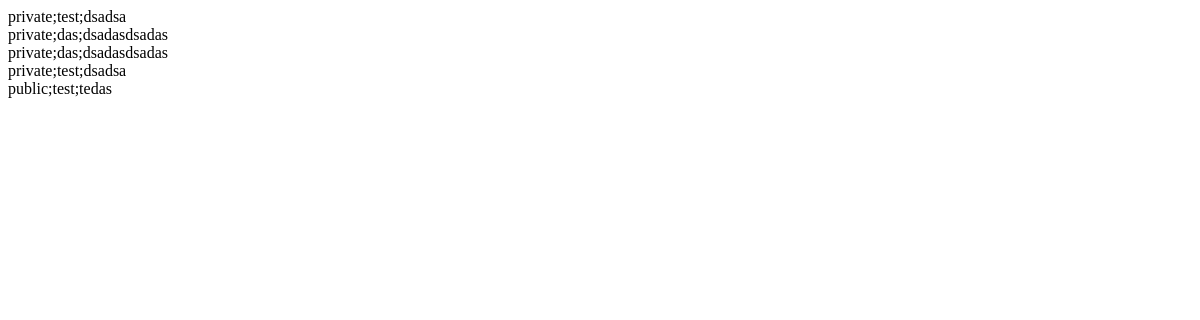
/user/memo/ (signed in), run on an earlier commit of the app's database.
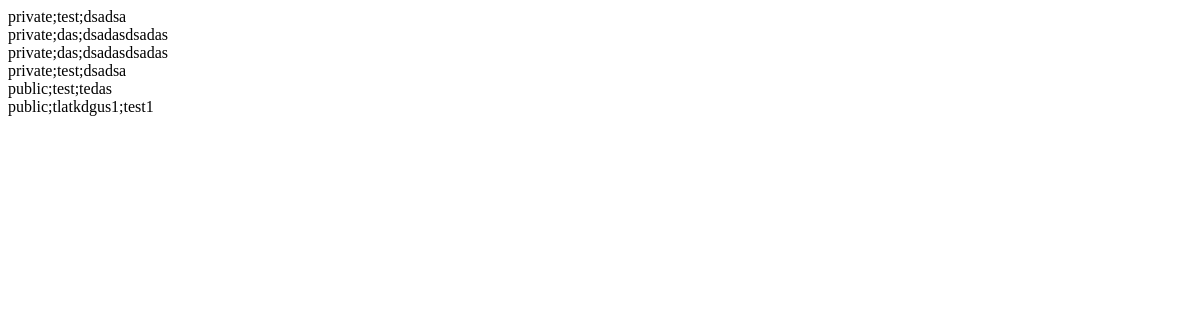
And on a later commit of the database.
### myMemo/models.py (models this page shows)
class PrivateMemo(models.Model):
	title = models.TextField()
	text = models.TextField()
	time = models.DateTimeField(default=timezone.now)
	owner = models.ForeignKey(MyUser)

class PublicMemo(models.Model):
	title = models.TextField()
	text = models.TextField()
	time = models.DateTimeField(default=timezone.now)
	owner = models.ForeignKey(MyUser)

### myMemo/views.py (the view)
# urls.py: url(r'^user/', include('myMemo.urls', namespace='memo')),
def myMemo(request):
	user = request.user
	try:
		publicMemos = PublicMemo.objects.filter(owner=user)
		privateMemos = PrivateMemo.objects.filter(owner=user)
	except:
		publicMemos = None
		privateMemos = None
	return render(request, 'myMemo/memo.html',{'publicMemos':publicMemos, 'privateMemos':privateMemos})

### myMemo/templates/myMemo/memo.html (shortened to what this page needs)
{% load staticfiles %}
<!DOCTYPE html>
<html>
<head>
</head>
<body>
{% for privateMemo in privateMemos %}
private;{{ privateMemo.title }};{{ privateMemo.text }}<br>
{% endfor %}
{% for publicMemo in publicMemos %}
public;{{ publicMemo.title }};{{ publicMemo.text }}<br>
{% endfor %}
</body>
</html>

What changed in the data, as far as the page shows it:
added PublicMemo: title "tlatkdgus1", text "test1"
